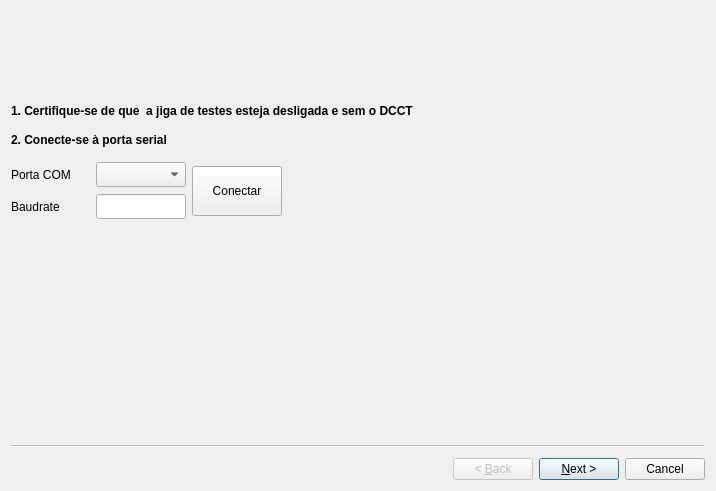
<?xml version="1.0" encoding="UTF-8"?>
<ui version="4.0">
 <class>Wizard</class>
 <widget class="QWizard" name="Wizard">
  <property name="geometry">
   <rect>
    <x>0</x>
    <y>0</y>
    <width>716</width>
    <height>491</height>
   </rect>
  </property>
  <property name="windowTitle">
   <string>Teste de Fonte Completa</string>
  </property>
  <property name="wizardStyle">
   <enum>QWizard::ClassicStyle</enum>
  </property>
  <widget class="QWizardPage" name="PageIntro">
   <widget class="QLabel" name="label">
    <property name="geometry">
     <rect>
      <x>0</x>
      <y>80</y>
      <width>613</width>
      <height>40</height>
     </rect>
    </property>
    <property name="font">
     <font>
      <weight>75</weight>
      <bold>true</bold>
     </font>
    </property>
    <property name="text">
     <string>1. Certifique-se de que  a jiga de testes esteja desligada e sem o DCCT</string>
    </property>
   </widget>
   <widget class="QLabel" name="label_3">
    <property name="geometry">
     <rect>
      <x>0</x>
      <y>0</y>
      <width>70</width>
      <height>70</height>
     </rect>
    </property>
    <property name="maximumSize">
     <size>
      <width>70</width>
      <height>70</height>
     </size>
    </property>
    <property name="text">
     <string/>
    </property>
    <property name="pixmap">
     <pixmap>images/sirius_logo.jpeg</pixmap>
    </property>
   </widget>
   <widget class="QWidget" name="layoutWidget_2">
    <property name="geometry">
     <rect>
      <x>0</x>
      <y>150</y>
      <width>271</width>
      <height>60</height>
     </rect>
    </property>
    <layout class="QHBoxLayout" name="horizontalLayout_3">
     <item>
      <layout class="QGridLayout" name="gridLayout_2">
       <item row="0" column="0">
        <widget class="QLabel" name="label_16">
         <property name="text">
          <string>Porta COM</string>
         </property>
        </widget>
       </item>
       <item row="0" column="1">
        <widget class="QComboBox" name="comboComPort">
         <property name="minimumSize">
          <size>
           <width>90</width>
           <height>25</height>
          </size>
         </property>
         <property name="maximumSize">
          <size>
           <width>90</width>
           <height>25</height>
          </size>
         </property>
        </widget>
       </item>
       <item row="1" column="0">
        <widget class="QLabel" name="label_17">
         <property name="text">
          <string>Baudrate</string>
         </property>
        </widget>
       </item>
       <item row="1" column="1">
        <widget class="QLineEdit" name="leBaudrate">
         <property name="minimumSize">
          <size>
           <width>90</width>
           <height>25</height>
          </size>
         </property>
         <property name="maximumSize">
          <size>
           <width>90</width>
           <height>25</height>
          </size>
         </property>
        </widget>
       </item>
      </layout>
     </item>
     <item>
      <widget class="QPushButton" name="pbConnectSerialPort">
       <property name="minimumSize">
        <size>
         <width>90</width>
         <height>50</height>
        </size>
       </property>
       <property name="maximumSize">
        <size>
         <width>90</width>
         <height>50</height>
        </size>
       </property>
       <property name="text">
        <string>Conectar</string>
       </property>
      </widget>
     </item>
    </layout>
   </widget>
   <widget class="QLabel" name="label_18">
    <property name="geometry">
     <rect>
      <x>0</x>
      <y>120</y>
      <width>201</width>
      <height>17</height>
     </rect>
    </property>
    <property name="font">
     <font>
      <weight>75</weight>
      <bold>true</bold>
     </font>
    </property>
    <property name="text">
     <string>2. Conecte-se à porta serial</string>
    </property>
   </widget>
   <widget class="QLabel" name="label_9">
    <property name="geometry">
     <rect>
      <x>77</x>
      <y>1</y>
      <width>16</width>
      <height>16</height>
     </rect>
    </property>
    <property name="text">
     <string/>
    </property>
    <property name="pixmap">
     <pixmap>../../../../Downloads/cnpem_image.gif</pixmap>
    </property>
   </widget>
  </widget>
  <widget class="QWizardPage" name="PageSerialNumber">
   <widget class="QLabel" name="label_2">
    <property name="geometry">
     <rect>
      <x>0</x>
      <y>90</y>
      <width>401</width>
      <height>17</height>
     </rect>
    </property>
    <property name="font">
     <font>
      <weight>75</weight>
      <bold>true</bold>
     </font>
    </property>
    <property name="text">
     <string>3. Leia o número de série da fonte utilizando a câmera</string>
    </property>
   </widget>
   <widget class="QLabel" name="label_10">
    <property name="geometry">
     <rect>
      <x>0</x>
      <y>0</y>
      <width>70</width>
      <height>70</height>
     </rect>
    </property>
    <property name="maximumSize">
     <size>
      <width>70</width>
      <height>70</height>
     </size>
    </property>
    <property name="text">
     <string/>
    </property>
    <property name="pixmap">
     <pixmap>images/sirius_logo.jpeg</pixmap>
    </property>
   </widget>
   <widget class="QWidget" name="layoutWidget">
    <property name="geometry">
     <rect>
      <x>0</x>
      <y>120</y>
      <width>212</width>
      <height>93</height>
     </rect>
    </property>
    <layout class="QVBoxLayout" name="verticalLayout_3">
     <item>
      <layout class="QHBoxLayout" name="horizontalLayout">
       <item>
        <widget class="QPushButton" name="pbReadSerialNumber">
         <property name="minimumSize">
          <size>
           <width>90</width>
           <height>70</height>
          </size>
         </property>
         <property name="maximumSize">
          <size>
           <width>90</width>
           <height>70</height>
          </size>
         </property>
         <property name="sizeIncrement">
          <size>
           <width>90</width>
           <height>70</height>
          </size>
         </property>
         <property name="text">
          <string>Ler Serial</string>
         </property>
        </widget>
       </item>
       <item>
        <layout class="QVBoxLayout" name="verticalLayout">
         <item>
          <widget class="QLineEdit" name="leSerialNumber">
           <property name="enabled">
            <bool>true</bool>
           </property>
           <property name="minimumSize">
            <size>
             <width>110</width>
             <height>25</height>
            </size>
           </property>
           <property name="maximumSize">
            <size>
             <width>110</width>
             <height>25</height>
            </size>
           </property>
          </widget>
         </item>
         <item>
          <widget class="QCheckBox" name="cbEnableSerialNumberEdit">
           <property name="text">
            <string>Digitar</string>
           </property>
          </widget>
         </item>
        </layout>
       </item>
      </layout>
     </item>
     <item>
      <widget class="QLabel" name="lbReadSerialStatus">
       <property name="minimumSize">
        <size>
         <width>210</width>
         <height>10</height>
        </size>
       </property>
       <property name="maximumSize">
        <size>
         <width>210</width>
         <height>20</height>
        </size>
       </property>
       <property name="text">
        <string>ERRO. Digite Manualmente</string>
       </property>
      </widget>
     </item>
    </layout>
   </widget>
  </widget>
  <widget class="QWizardPage" name="PageConnectPowerSupply">
   <widget class="QLabel" name="label_11">
    <property name="geometry">
     <rect>
      <x>0</x>
      <y>0</y>
      <width>70</width>
      <height>70</height>
     </rect>
    </property>
    <property name="maximumSize">
     <size>
      <width>70</width>
      <height>70</height>
     </size>
    </property>
    <property name="text">
     <string/>
    </property>
    <property name="pixmap">
     <pixmap>images/sirius_logo.jpeg</pixmap>
    </property>
   </widget>
   <widget class="QLabel" name="label_5">
    <property name="geometry">
     <rect>
      <x>1</x>
      <y>139</y>
      <width>361</width>
      <height>16</height>
     </rect>
    </property>
    <property name="font">
     <font>
      <weight>75</weight>
      <bold>true</bold>
     </font>
    </property>
    <property name="text">
     <string>5. Certifique-se de que o UDC foi inicializado corretamente.</string>
    </property>
   </widget>
   <widget class="QLabel" name="label_4">
    <property name="geometry">
     <rect>
      <x>1</x>
      <y>91</y>
      <width>410</width>
      <height>16</height>
     </rect>
    </property>
    <property name="font">
     <font>
      <weight>75</weight>
      <bold>true</bold>
     </font>
    </property>
    <property name="text">
     <string>4. Ligue a Jiga de testes.</string>
    </property>
   </widget>
   <widget class="QLabel" name="label_7">
    <property name="geometry">
     <rect>
      <x>1</x>
      <y>188</y>
      <width>130</width>
      <height>16</height>
     </rect>
    </property>
    <property name="text">
     <string>&lt;html&gt;&lt;head/&gt;&lt;body&gt;&lt;p&gt;&lt;span style=&quot; font-weight:600;&quot;&gt;6. Clique em &amp;quot;Próximo&amp;quot;&lt;/span&gt;&lt;/p&gt;&lt;/body&gt;&lt;/html&gt;</string>
    </property>
   </widget>
  </widget>
  <widget class="QWizardPage" name="PageTestSerialPort">
   <widget class="QLabel" name="label_6">
    <property name="geometry">
     <rect>
      <x>0</x>
      <y>90</y>
      <width>241</width>
      <height>17</height>
     </rect>
    </property>
    <property name="font">
     <font>
      <weight>75</weight>
      <bold>true</bold>
     </font>
    </property>
    <property name="text">
     <string>7. Teste a conexão com o dispositivo</string>
    </property>
   </widget>
   <widget class="QLabel" name="label_12">
    <property name="geometry">
     <rect>
      <x>0</x>
      <y>0</y>
      <width>70</width>
      <height>70</height>
     </rect>
    </property>
    <property name="maximumSize">
     <size>
      <width>70</width>
      <height>70</height>
     </size>
    </property>
    <property name="text">
     <string/>
    </property>
    <property name="pixmap">
     <pixmap>images/sirius_logo.jpeg</pixmap>
    </property>
   </widget>
   <widget class="QWidget" name="layoutWidget">
    <property name="geometry">
     <rect>
      <x>10</x>
      <y>120</y>
      <width>245</width>
      <height>77</height>
     </rect>
    </property>
    <layout class="QHBoxLayout" name="horizontalLayout_2">
     <item>
      <widget class="QPushButton" name="pbCommunicationTest">
       <property name="minimumSize">
        <size>
         <width>75</width>
         <height>75</height>
        </size>
       </property>
       <property name="maximumSize">
        <size>
         <width>75</width>
         <height>75</height>
        </size>
       </property>
       <property name="styleSheet">
        <string notr="true">font: 75 8pt &quot;MS Shell Dlg 2&quot;;</string>
       </property>
       <property name="text">
        <string>Testar</string>
       </property>
      </widget>
     </item>
     <item>
      <layout class="QGridLayout" name="gridLayout_3">
       <item row="0" column="0">
        <widget class="QLabel" name="label_22">
         <property name="font">
          <font>
           <weight>75</weight>
           <bold>true</bold>
          </font>
         </property>
         <property name="text">
          <string>Comunicação:</string>
         </property>
        </widget>
       </item>
       <item row="0" column="1">
        <widget class="QLabel" name="lbStatusComunicacao">
         <property name="font">
          <font>
           <weight>75</weight>
           <bold>true</bold>
          </font>
         </property>
         <property name="text">
          <string>&lt;html&gt;&lt;head/&gt;&lt;body&gt;&lt;p&gt;&lt;span style=&quot; color:#ef2929;&quot;&gt;FALHA&lt;/span&gt;&lt;/p&gt;&lt;/body&gt;&lt;/html&gt;</string>
         </property>
        </widget>
       </item>
       <item row="1" column="0">
        <widget class="QLabel" name="label_24">
         <property name="font">
          <font>
           <weight>75</weight>
           <bold>true</bold>
          </font>
         </property>
         <property name="text">
          <string>Fonte Auxiliar:</string>
         </property>
        </widget>
       </item>
       <item row="1" column="1">
        <widget class="QLabel" name="lbStatusAuxSupply">
         <property name="font">
          <font>
           <weight>75</weight>
           <bold>true</bold>
          </font>
         </property>
         <property name="text">
          <string>&lt;html&gt;&lt;head/&gt;&lt;body&gt;&lt;p&gt;&lt;span style=&quot; color:#4e9a06;&quot;&gt;OK&lt;/span&gt;&lt;/p&gt;&lt;/body&gt;&lt;/html&gt;</string>
         </property>
        </widget>
       </item>
      </layout>
     </item>
    </layout>
   </widget>
  </widget>
  <widget class="QWizardPage" name="PageStartTest">
   <widget class="QTextEdit" name="teTestReport">
    <property name="geometry">
     <rect>
      <x>0</x>
      <y>210</y>
      <width>691</width>
      <height>211</height>
     </rect>
    </property>
    <property name="minimumSize">
     <size>
      <width>690</width>
      <height>0</height>
     </size>
    </property>
   </widget>
   <widget class="QLabel" name="label_21">
    <property name="geometry">
     <rect>
      <x>0</x>
      <y>90</y>
      <width>221</width>
      <height>17</height>
     </rect>
    </property>
    <property name="font">
     <font>
      <weight>75</weight>
      <bold>true</bold>
     </font>
    </property>
    <property name="text">
     <string>7. Iniciar Sequência de Testes</string>
    </property>
   </widget>
   <widget class="QLabel" name="label_13">
    <property name="geometry">
     <rect>
      <x>0</x>
      <y>0</y>
      <width>70</width>
      <height>70</height>
     </rect>
    </property>
    <property name="maximumSize">
     <size>
      <width>70</width>
      <height>70</height>
     </size>
    </property>
    <property name="text">
     <string/>
    </property>
    <property name="pixmap">
     <pixmap>images/sirius_logo.jpeg</pixmap>
    </property>
   </widget>
   <widget class="QWidget" name="layoutWidget">
    <property name="geometry">
     <rect>
      <x>3</x>
      <y>123</y>
      <width>358</width>
      <height>72</height>
     </rect>
    </property>
    <layout class="QHBoxLayout" name="horizontalLayout_5">
     <item>
      <widget class="QPushButton" name="pbStartTests">
       <property name="minimumSize">
        <size>
         <width>90</width>
         <height>70</height>
        </size>
       </property>
       <property name="maximumSize">
        <size>
         <width>90</width>
         <height>70</height>
        </size>
       </property>
       <property name="text">
        <string>Iniciar 
 Testes</string>
       </property>
      </widget>
     </item>
     <item>
      <layout class="QVBoxLayout" name="verticalLayout_2">
       <item>
        <widget class="QLabel" name="lbTestStatus">
         <property name="font">
          <font>
           <weight>75</weight>
           <bold>true</bold>
          </font>
         </property>
         <property name="text">
          <string>Teste Iniciado. Por Favor, Aguarde...</string>
         </property>
        </widget>
       </item>
       <item>
        <layout class="QHBoxLayout" name="horizontalLayout_4">
         <item>
          <widget class="QLabel" name="label_15">
           <property name="font">
            <font>
             <weight>75</weight>
             <bold>true</bold>
            </font>
           </property>
           <property name="text">
            <string>Resultado:</string>
           </property>
          </widget>
         </item>
         <item>
          <widget class="QLabel" name="lbTestResult">
           <property name="minimumSize">
            <size>
             <width>190</width>
             <height>16</height>
            </size>
           </property>
           <property name="font">
            <font>
             <weight>75</weight>
             <bold>true</bold>
            </font>
           </property>
           <property name="text">
            <string>Aguarde...</string>
           </property>
          </widget>
         </item>
        </layout>
       </item>
      </layout>
     </item>
    </layout>
   </widget>
  </widget>
  <widget class="QWizardPage" name="wizardPage"/>
 </widget>
 <resources/>
 <connections/>
</ui>
